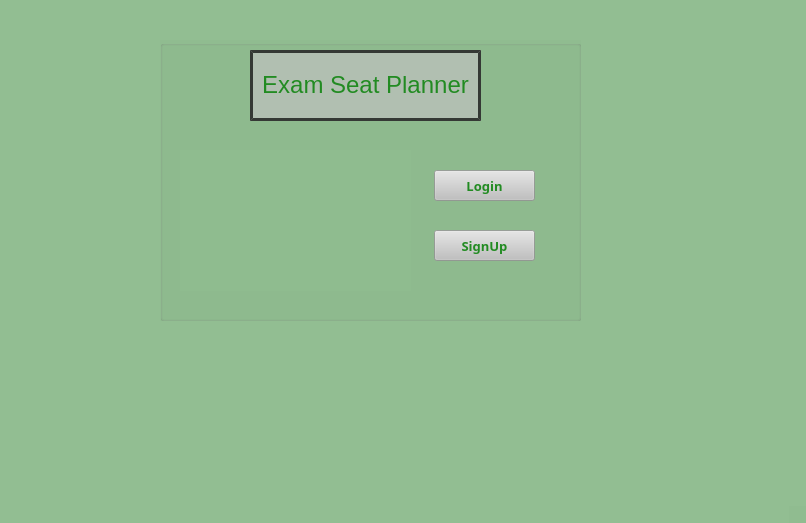
<?xml version="1.0" encoding="UTF-8"?>
<ui version="4.0">
 <class>MainWindow</class>
 <widget class="QMainWindow" name="MainWindow">
  <property name="geometry">
   <rect>
    <x>0</x>
    <y>0</y>
    <width>806</width>
    <height>523</height>
   </rect>
  </property>
  <property name="windowTitle">
   <string>MainWindow</string>
  </property>
  <property name="styleSheet">
   <string notr="true">background-color:rgba(143,188,143, 0.7);</string>
  </property>
  <widget class="QWidget" name="centralwidget">
   <widget class="QGroupBox" name="groupBox">
    <property name="geometry">
     <rect>
      <x>160</x>
      <y>40</y>
      <width>421</width>
      <height>281</height>
     </rect>
    </property>
    <property name="styleSheet">
     <string notr="true">QGroupBox{
background-color:rgba(143,188,143, 0.7);
}

QPushButton{
color:#228B22;
background-color:rgba(192,192,192, 0.7);
font-family:&quot;Comic Sans MS&quot;, cursive, sans-serif;
}

</string>
    </property>
    <property name="title">
     <string/>
    </property>
    <widget class="QLabel" name="seatPlanner">
     <property name="geometry">
      <rect>
       <x>90</x>
       <y>10</y>
       <width>231</width>
       <height>71</height>
      </rect>
     </property>
     <property name="styleSheet">
      <string notr="true">border: solid;
border-width:3px;
border-color:rgba(0, 0, 0, 0.7);
font-family:&quot;Comic Sans MS&quot;, cursive, sans-serif;
background-color:rgba(192,192,192, 0.7);
</string>
     </property>
     <property name="text">
      <string>&lt;html&gt;&lt;head/&gt;&lt;body&gt;&lt;p&gt;&lt;span style=&quot; font-size:18pt; color:#228B22;&quot;&gt;Exam Seat Planner&lt;/span&gt;&lt;/p&gt;&lt;/body&gt;&lt;/html&gt;</string>
     </property>
     <property name="scaledContents">
      <bool>true</bool>
     </property>
     <property name="alignment">
      <set>Qt::AlignCenter</set>
     </property>
    </widget>
    <widget class="QLabel" name="mainImage">
     <property name="geometry">
      <rect>
       <x>20</x>
       <y>110</y>
       <width>231</width>
       <height>141</height>
      </rect>
     </property>
     <property name="text">
      <string/>
     </property>
     <property name="pixmap">
      <pixmap resource="../../../../Qt/images/resources.qrc">:/main.jpg</pixmap>
     </property>
     <property name="scaledContents">
      <bool>true</bool>
     </property>
    </widget>
    <widget class="QPushButton" name="btnLogin">
     <property name="geometry">
      <rect>
       <x>274</x>
       <y>130</y>
       <width>101</width>
       <height>31</height>
      </rect>
     </property>
     <property name="font">
      <font>
       <family>Comic Sans MS,cursive,sans-serif</family>
       <pointsize>10</pointsize>
       <weight>75</weight>
       <bold>true</bold>
       <kerning>false</kerning>
      </font>
     </property>
     <property name="styleSheet">
      <string notr="true"/>
     </property>
     <property name="text">
      <string>Login</string>
     </property>
    </widget>
    <widget class="QPushButton" name="pushButton_2">
     <property name="geometry">
      <rect>
       <x>274</x>
       <y>190</y>
       <width>101</width>
       <height>31</height>
      </rect>
     </property>
     <property name="font">
      <font>
       <family>Comic Sans MS,cursive,sans-serif</family>
       <pointsize>10</pointsize>
       <weight>75</weight>
       <bold>true</bold>
       <kerning>false</kerning>
      </font>
     </property>
     <property name="text">
      <string>SignUp</string>
     </property>
    </widget>
   </widget>
  </widget>
  <widget class="QMenuBar" name="menubar">
   <property name="geometry">
    <rect>
     <x>0</x>
     <y>0</y>
     <width>806</width>
     <height>21</height>
    </rect>
   </property>
  </widget>
  <widget class="QStatusBar" name="statusbar"/>
 </widget>
 <resources>
  <include location="../../../../Qt/images/resources.qrc"/>
 </resources>
 <connections/>
</ui>
